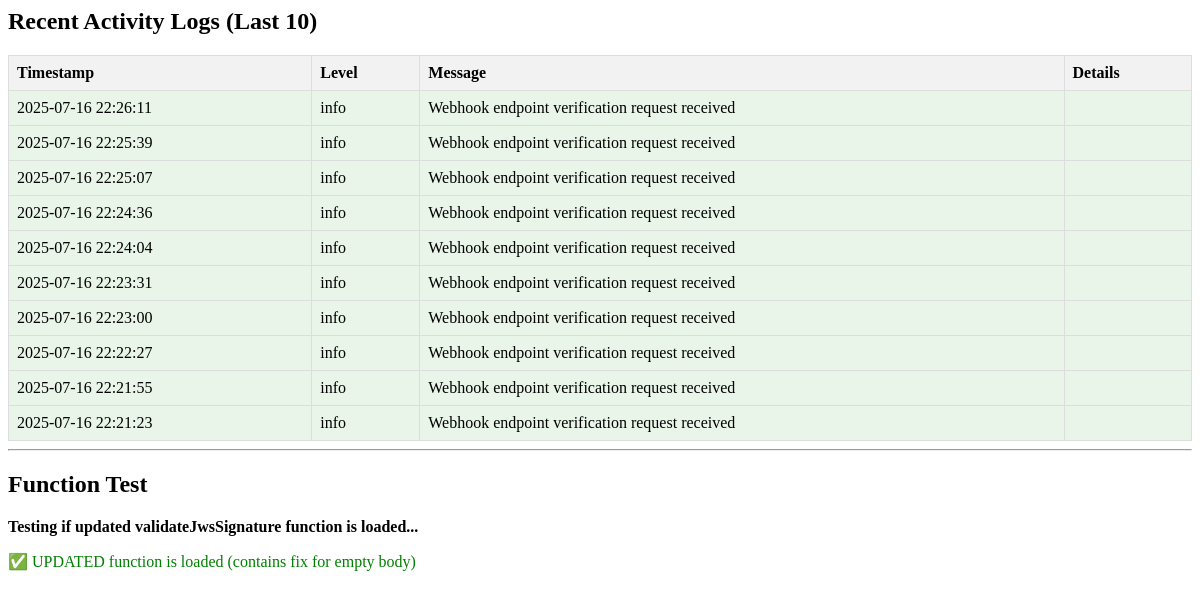
Page /check_logs.php on the earlier database version.
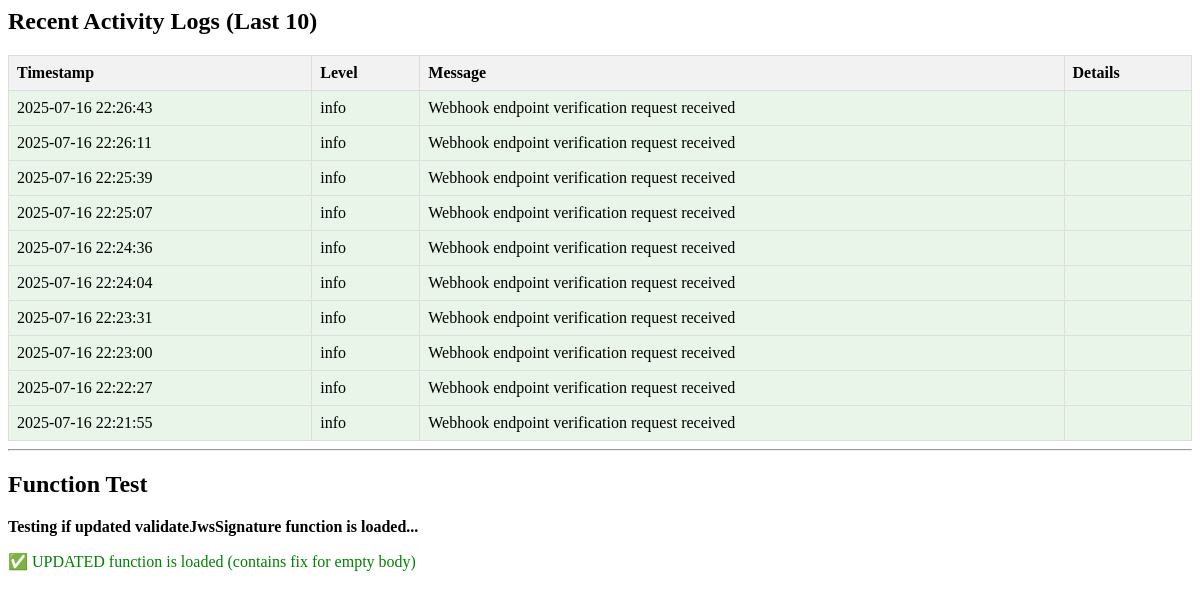
Same page on the later database version.
### tables this page shows
CREATE TABLE activity_logs (
            id INTEGER PRIMARY KEY AUTOINCREMENT,
            instance_id TEXT,
            timestamp DATETIME DEFAULT CURRENT_TIMESTAMP,
            level TEXT DEFAULT 'info' CHECK(level IN ('success', 'info', 'warning', 'error')),
            message TEXT NOT NULL,
            details TEXT,
            request_id TEXT,
            user_agent TEXT,
            ip_address TEXT
        );

### check_logs.php (the view, shortened to what this page needs)
<?php
require_once 'includes/database.php';
require_once 'includes/functions.php';
echo "<h2>Recent Activity Logs (Last 10)</h2>";
try {
    $stmt = $pdo->prepare("
        SELECT timestamp, level, message, details
        FROM activity_logs
        ORDER BY timestamp DESC
        LIMIT 10
    ");
    $stmt->execute();
    $logs = $stmt->fetchAll(PDO::FETCH_ASSOC);
    if ($logs) {
        echo "<table>";
        echo "<tr><th>Timestamp</th><th>Level</th><th>Message</th><th>Details</th></tr>";
        foreach ($logs as $log) {
            $bgColor = '';
            if ($log['level'] === 'info') $bgColor = 'background-color: #e8f5e8;';
            echo "<tr style='$bgColor'>";
            echo "<td>" . htmlspecialchars($log['timestamp']) . "</td>";
            echo "<td>" . htmlspecialchars($log['level']) . "</td>";
            echo "<td>" . htmlspecialchars($log['message']) . "</td>";
            echo "<td>" . htmlspecialchars(substr($log['details'] ?? '', 0, 200)) . "</td>";
            echo "</tr>";
        }
        echo "</table>";
    } else {
        echo "<p>No logs found.</p>";
    }
} catch (Exception $e) {
    echo "<p style='color:red'>Error: " . htmlspecialchars($e->getMessage()) . "</p>";
}
echo "<hr><h2>Function Test</h2>";
echo "<p><strong>Testing if updated validateJwsSignature function is loaded...</strong></p>";
$reflection = new ReflectionFunction('validateJwsSignature');
$source = file($reflection->getFileName());
$functionSource = '';
for ($i = $reflection->getStartLine() - 1; $i < $reflection->getEndLine(); $i++) {
    $functionSource .= $source[$i];
}
if (strpos($functionSource, 'EMPTY body for JWS validation') !== false) {
    echo "<p style='color:green'>✅ UPDATED function is loaded (contains fix for empty body)</p>";
} else {
    echo "<p style='color:red'>❌ OLD function is still loaded (does not contain empty body fix)</p>";
    echo "<p><strong>You need to update your functions.php file!</strong></p>";
}
?>

Differences in the rows shown:
no longer on this page (row unchanged): activity_logs: timestamp "2025-07-16 22:21:23", level "info", message "Webhook endpoint verification request received"
added activity_logs: timestamp "2025-07-16 22:26:43", level "info", message "Webhook endpoint verification request received"
